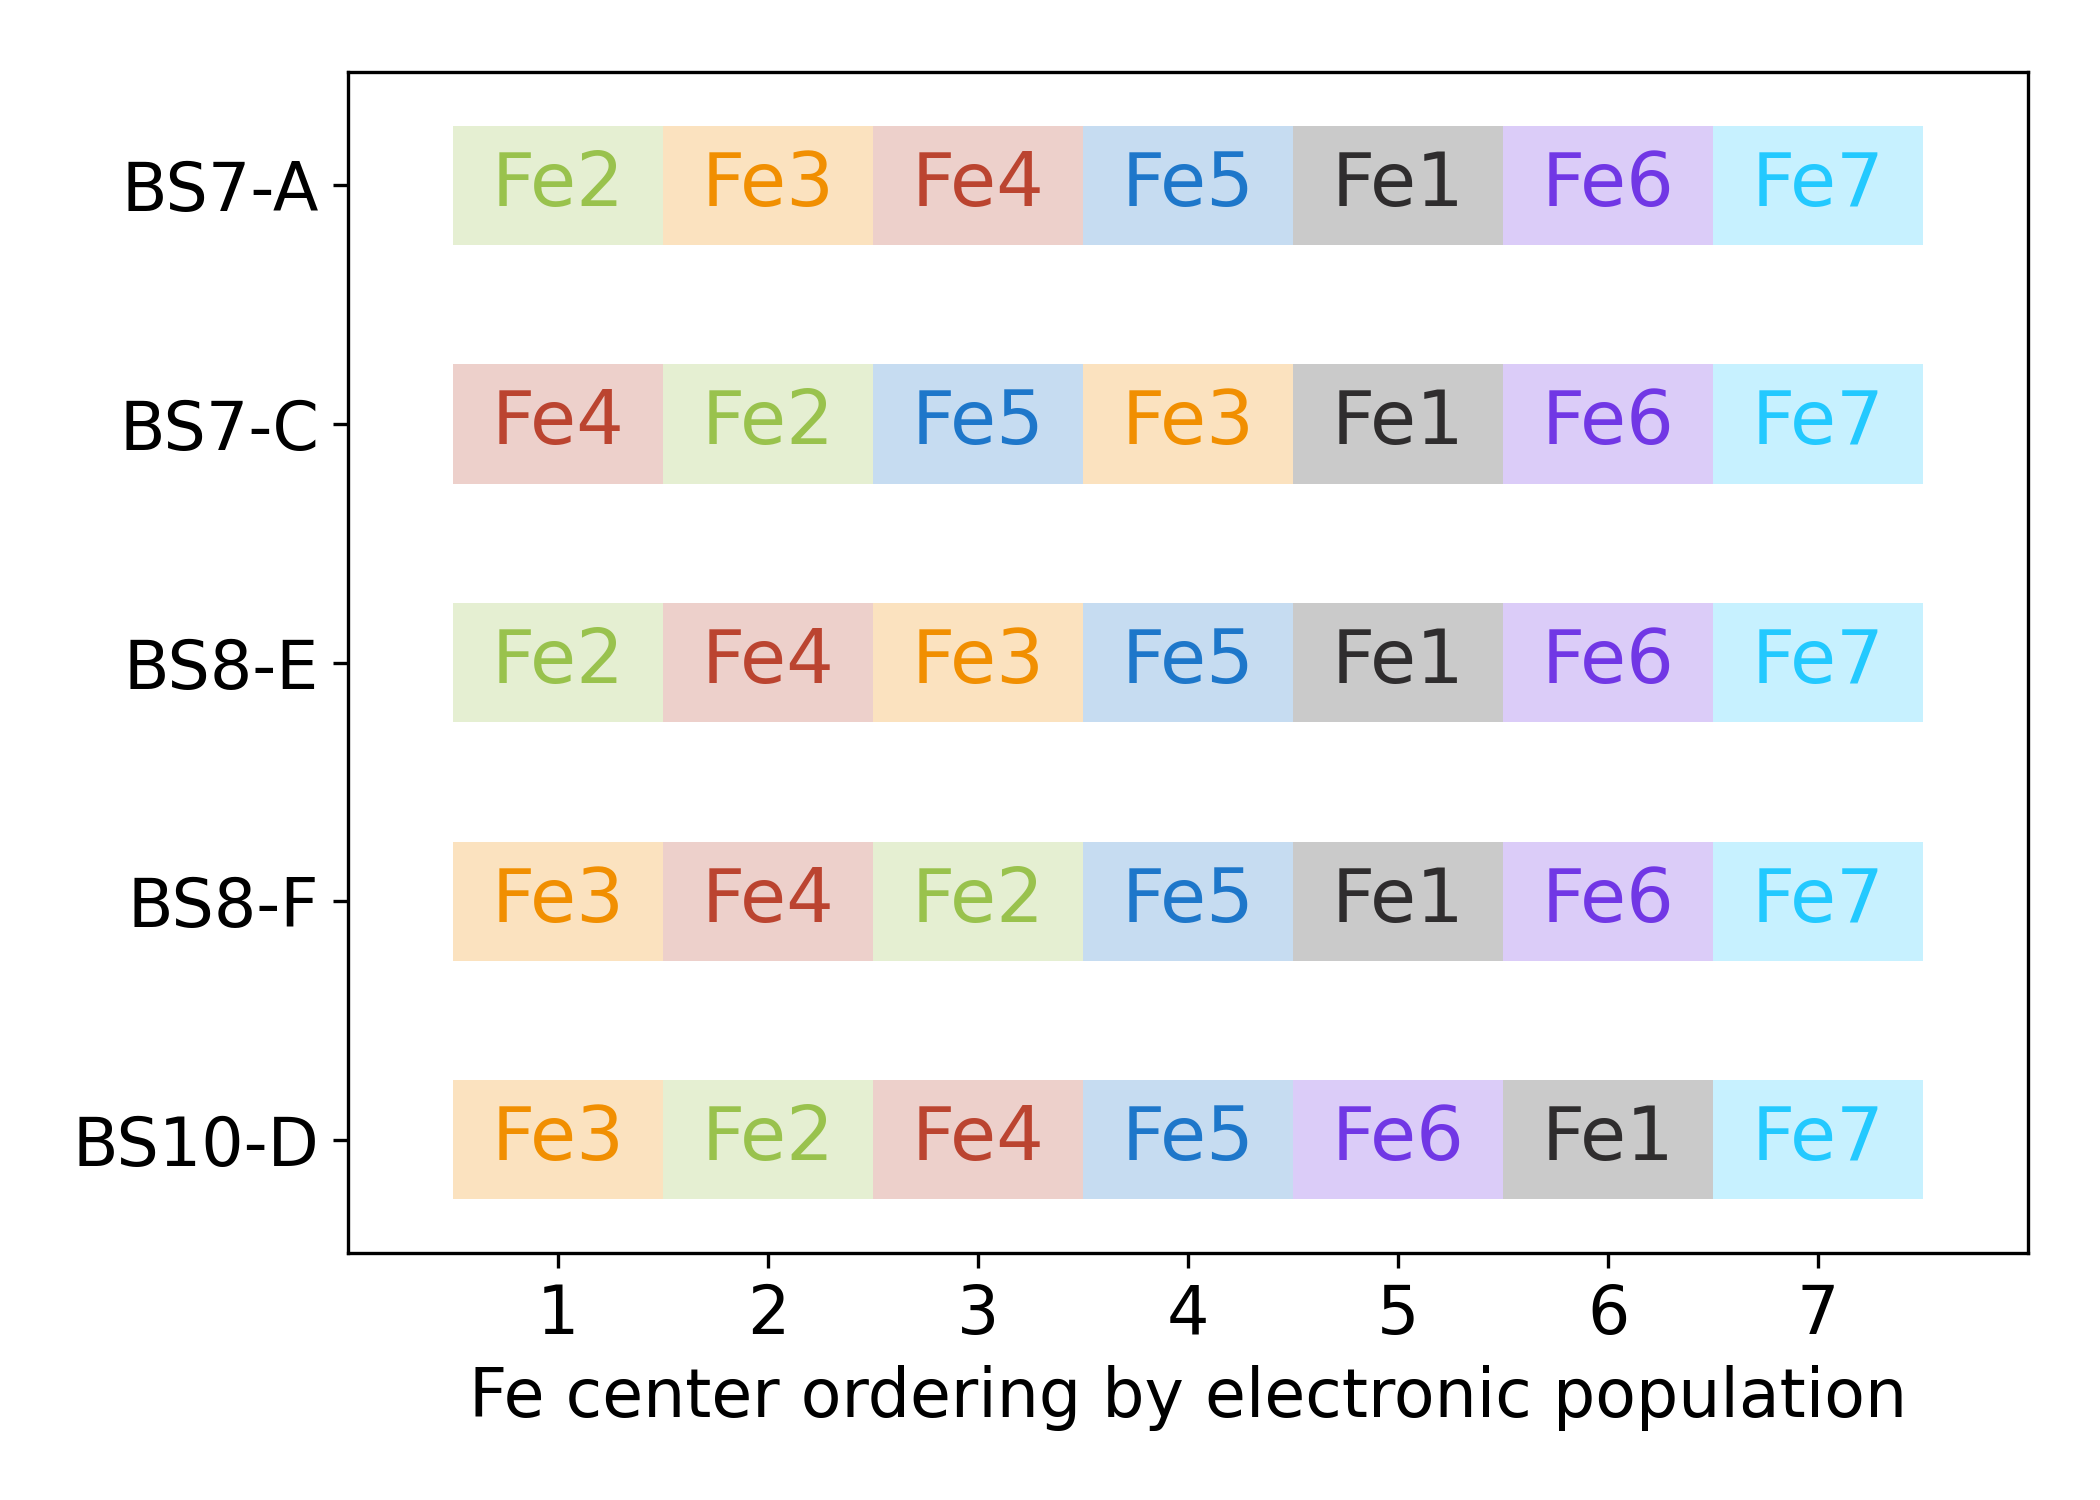

The Python source for this figure:
# ---------------------------------------------------------------------------
# Copyright (C) 2026 Huanchen Zhai. All Rights Reserved.
# 
# This program is free software: you can redistribute it and/or modify
# it under the terms of the GNU General Public License as published by
# the Free Software Foundation, either version 3 of the License, or
# (at your option) any later version.
# 
# This program is distributed in the hope that it will be useful,
# but WITHOUT ANY WARRANTY; without even the implied warranty of
# MERCHANTABILITY or FITNESS FOR A PARTICULAR PURPOSE.  See the
# GNU General Public License for more details.
# 
# You should have received a copy of the GNU General Public License
# along with this program.  If not, see <https://www.gnu.org/licenses/>.
# ---------------------------------------------------------------------------


import matplotlib.pyplot as plt
import numpy as np, json

plt.rcParams.update({'font.size': 16})
plt.figure(figsize=(7, 5))

data = json.load(open("../20-Data/90-colors.json", "r", encoding='utf-8'))
data |= json.load(open("../20-Data/80-bs-states.json", "r", encoding='utf-8'))
data |= json.load(open("../20-Data/14-large-uccsd.json", "r", encoding='utf-8'))

bs_init = data['bs']
bs_map = data['name_x']
colors = data['colors']

ia = 1
prop_uccsd = np.array([min([(x['uccsd'], x['uccsd(t)'], x.get('uccsd-elec-pop-noryd', [0.0] * 8))
    for x in data['large_uccsd'][str(ia)][str(ix)] if 'uccsd' in x] + [(0, 0, [0.0] * 8)])[2] for ix in range(35)])
prop_order = [np.argsort(x) for x in prop_uccsd]

inits = [18, 25, 26, 27, 8]
femap = [0, 1, 4, 3, 2, 5, 7, 6]

for ix, init in enumerate(inits):
    for jx in range(7):
        plt.barh(ix, 1, left=jx + 0.5, color=colors[prop_order[init][jx]], height=0.5, alpha=0.25)

for ix, init in enumerate(inits):
    for jx in range(7):
        plt.text(jx + 1, ix, 'Fe%d' % femap[prop_order[init][jx] + 1], color=colors[prop_order[init][jx]], fontsize=18,
            ha='center', va='center', zorder=10)

plt.yticks([0, 1, 2, 3, 4], [bs_map[str(ix)] for ix in inits])
plt.xlim(0, 8)
plt.xticks(list(range(1, 8)))

plt.gca().invert_yaxis()
plt.xlabel('Fe center ordering by electronic population')
plt.tight_layout()
plt.savefig('17-sm-large-pop-order-b.png', dpi=300)
